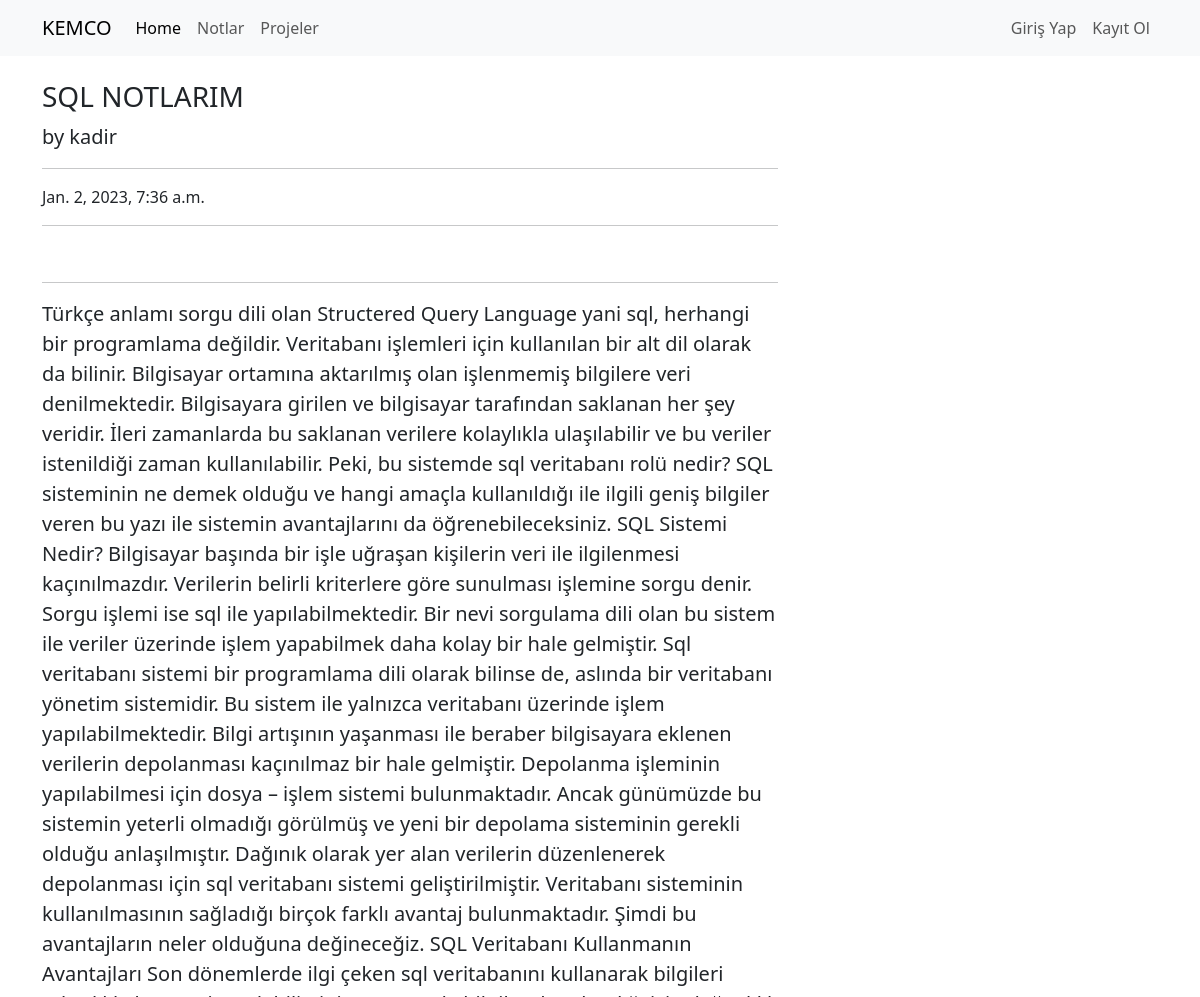
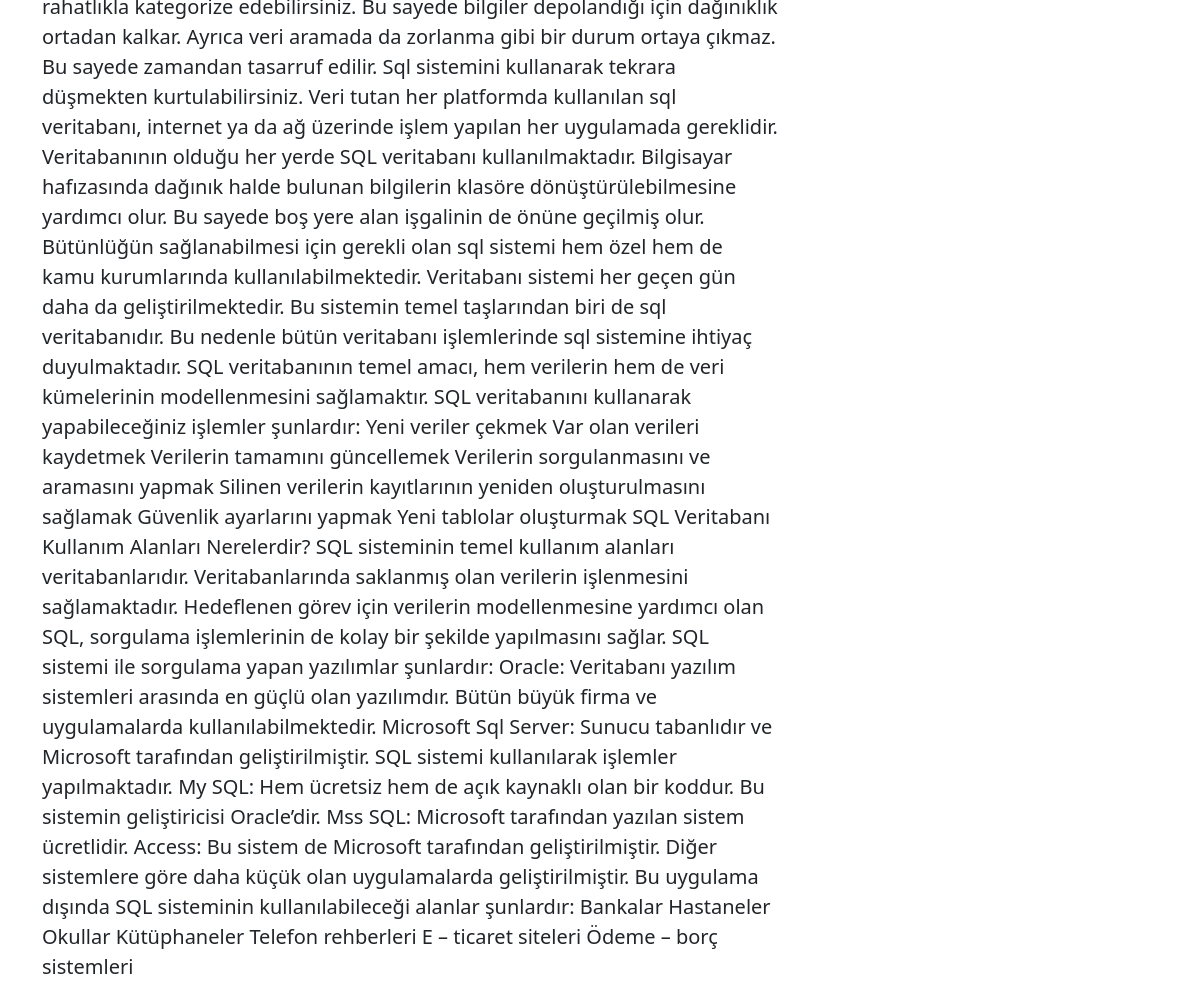
/notlar/detailNot/4, run on the app's committed database (2 pictures, top to bottom).
### notlar/models.py (models this page shows, shortened)
class Notlar(models.Model):
    author_nt = models.ForeignKey("auth.User",on_delete=models.CASCADE,verbose_name="Yazar")
    title_nt = models.CharField(max_length=50, verbose_name="Başlık")
    content_nt = models.TextField(verbose_name="İçerik")
    created_date_nt = models.DateTimeField(auto_now_add=True, verbose_name="Oluşturulma Tarihi")
    not_image = models.FileField(blank = True, verbose_name="Nota Foto Ekleyin")

### notlar/views.py (the view)
# urls.py: path('detailNot/<int:id>', views.detailNot, name="detailNot"),
def detailNot(request,id):
    notlar = get_object_or_404(Notlar,id=id)
    return render(request,"detailNot.html",{"notlar":notlar})

### templates/detailNot.html (shortened to what this page needs)
{% extends 'main.html' %}
{% block body %}
<div class="row">
    <div class="col-lg-8">
      <h3 class="mt-4">{{notlar.title_nt}}</h3>
      <p class="lead">
        by
        {{notlar.author_nt.username}}
      </p>
      <hr>
      <p>{{notlar.created_date_nt}}</p>
      <hr>
      <hr>
      <p class="lead">
        {{notlar.content_nt|safe}}
      </p>
{% endblock  %}

### data on the page
Notlar: title_nt "SQL NOTLARIM", author_nt.username "kadir", created_date_nt "Jan. 2, 2023, 7:36 a.m.", content_nt "Türkçe anlamı sorgu dili olan Structered Query Language yani sql, herhangi bir programlama değildir. Veritabanı işlemleri için kullanılan bir alt dil olarak da bilinir. Bilgisayar ortamına aktarılmış olan işlenmemiş bilgilere veri denilmektedir. Bilgisayara girilen ve bilgisayar tarafından saklanan her şey veridir. İleri zamanlarda bu saklanan verilere kolaylıkla ulaşılabilir ve bu veriler istenildiği zaman kullanılabilir. Peki, bu sistemde sql veritabanı rolü nedir? SQL sisteminin ne demek olduğu ve hangi amaçla kullanıldığı ile ilgili geniş bilgiler veren bu yazı ile sistemin avantajlarını da öğrenebileceksiniz. SQL Sistemi Nedir? Bilgisayar başında bir işle uğraşan kişilerin veri ile…"
